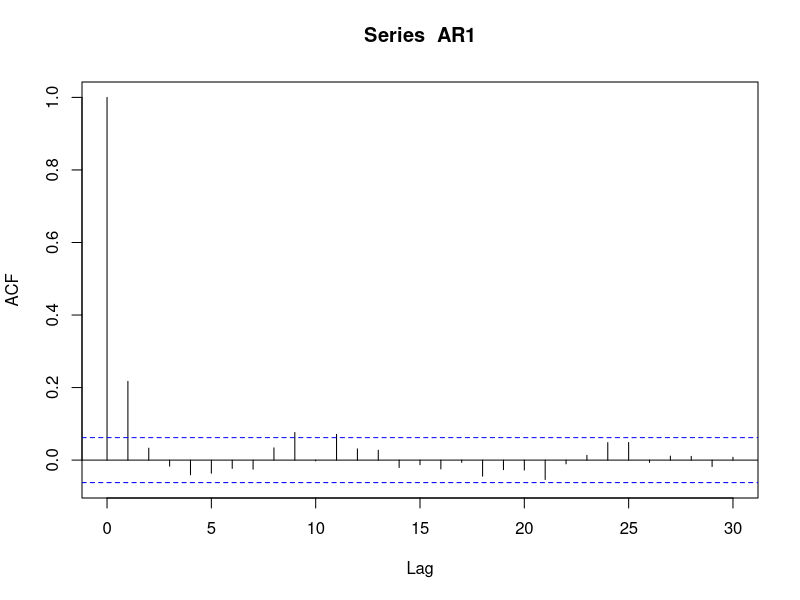
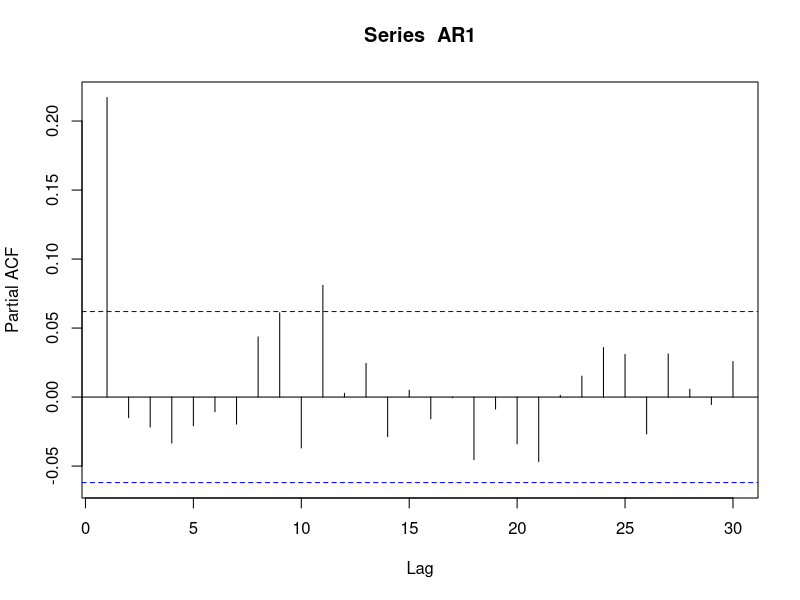
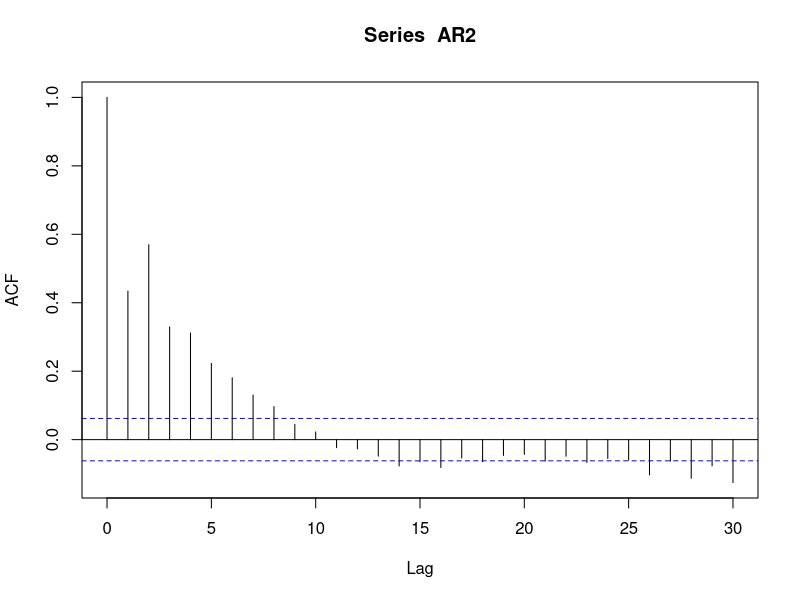
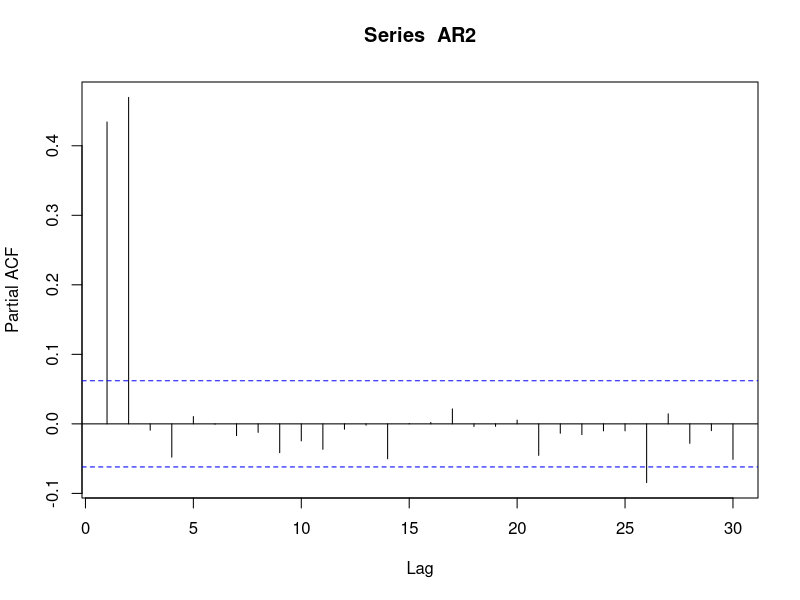
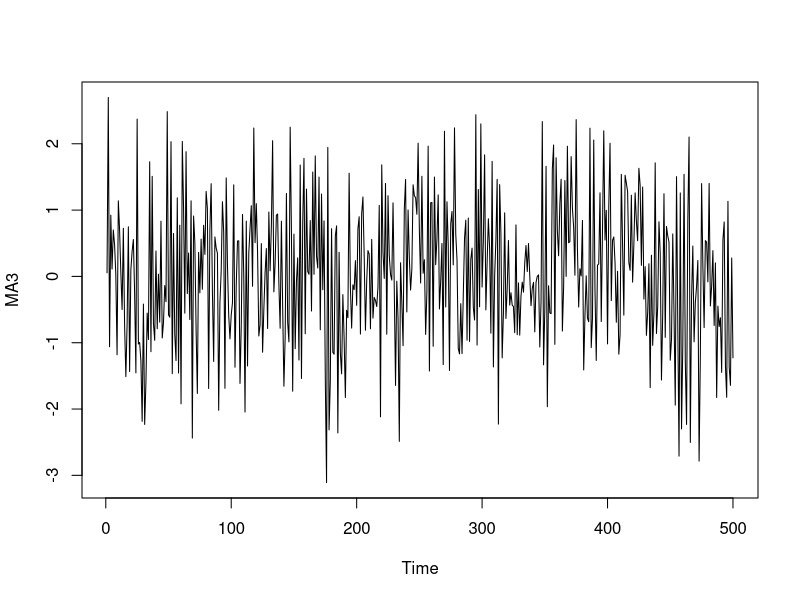
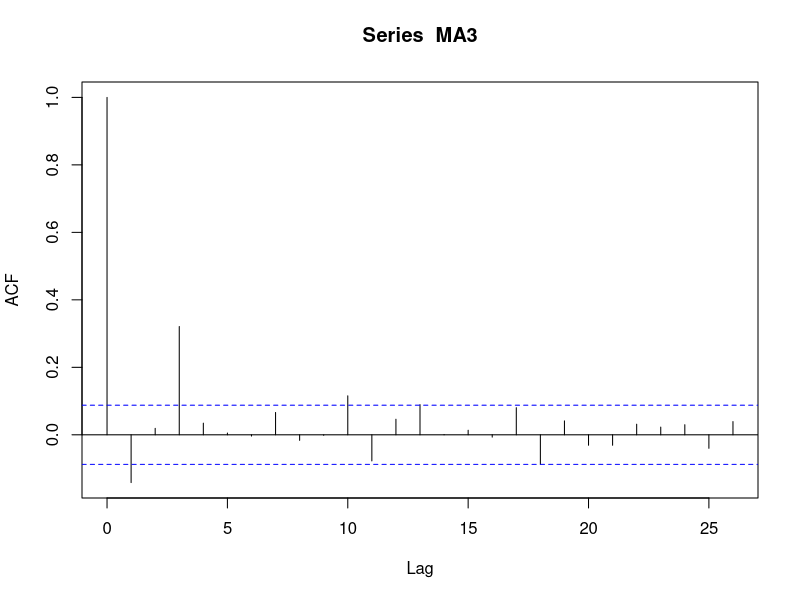
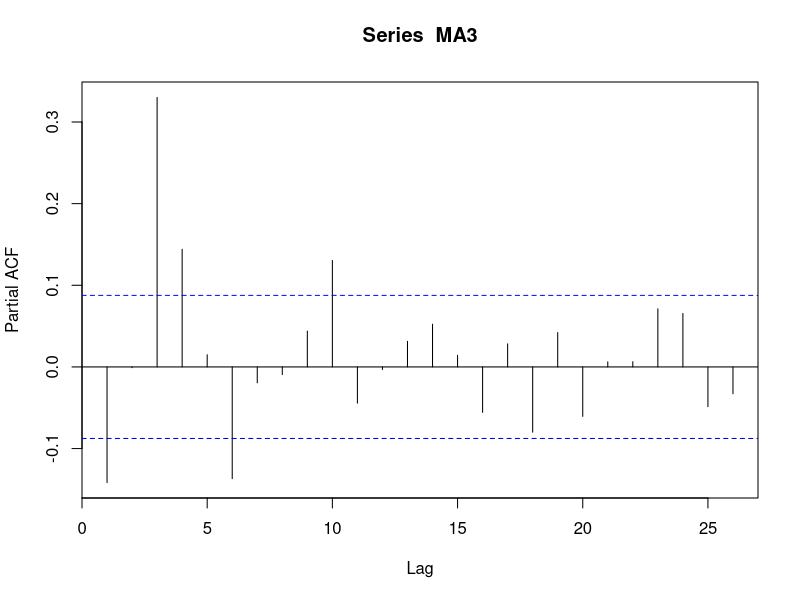

The R source for these figures, in order:
## ---- chunk 1
AR1=arima.sim(model=list(ar=0.2),n=1000)
acf(AR1)
## ---- chunk 2
pacf(AR1)
## ---- chunk 3
AR2=arima.sim(model=list(ar=c(0.2,0.5)),n=1000)
acf(AR2)
## ---- chunk 4
pacf(AR2)
## ---- chunk 5
MA3=arima.sim(model = list(ma=c(-0.2,0.1,0.4)),n=500)
ts.plot(MA3)
## ---- chunk 6
acf(MA3)
## ---- chunk 7
pacf(MA3)
## ---- chunk 8
library(tseries)
adf.test(MA3)
